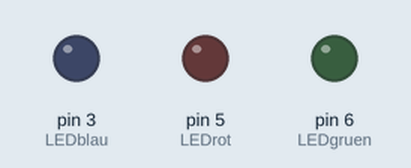
Simulated run of this sketch. Board: Arduino Uno, built with avr-gcc and run on an emulated ATmega328P. Shown: output pins drawn as LEDs (lit = HIGH). Random numbers use the default seed unless the sketch sets one.

Above: at 0.12 s.
At 4.87 s:
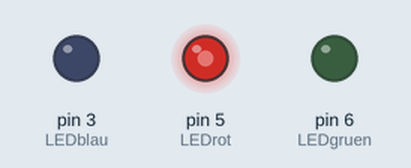
At 9.62 s:
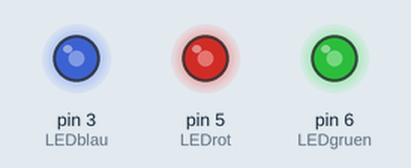
At 19.87 s:
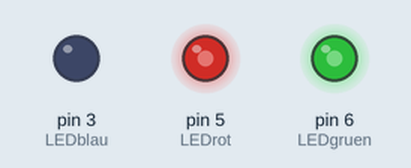
At 39.63 s:
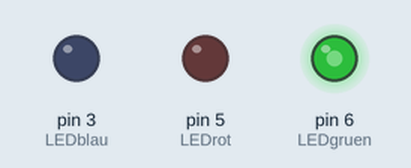
Timing chart, 0 to 40.0 s (numbered marks = the images above):
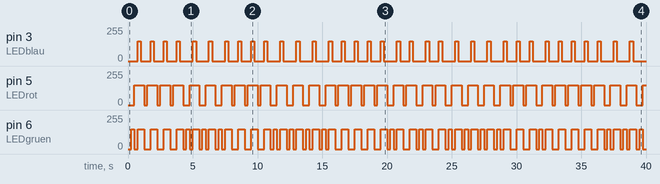

Measured:
- by itself, pin 3 (LEDblau), pin 5 (LEDrot): moves between 0/255 and 150/255, repeating every 15.8 s
- by itself, pin 6 (LEDgruen): 0/255 → 150/255 at 0.25 s, → 0/255 0.25 s later, → 150/255 0.25 s later, → 0/255 0.50 s later, … (106 changes in this stretch)

The sketch:

sketch_winterlandschaft.ino
```cpp
int LEDblau=3;
int LEDrot=5;
int LEDgruen = 6;
int p=250;//P ist die Pausendauer von 0,25 Sekunden
int brightness1a=150; //Brightness definiert die Helligkeit, mit der die RGB Led leuchten soll.
int brightness1b=150;
int brightness1c=150;
int dunkel=0; //Mit dunkel ist eine Induktionsspannung von 0V festgelegt, sodass die RGB nicht mehr leuchtet.
int randNumber; //hier wird ein Zufallsgenerator integriert
int y=250; //y hat die gleiche Bedeutung wie P


void setup()
{
pinMode (LEDblau, OUTPUT);//hier wird festgelegt, dass die Anschlüsse Outputs sind
pinMode (LEDgruen, OUTPUT);
pinMode (LEDrot, OUTPUT);
randomSeed(analogRead(0));
}

void loop()
{
    randNumber=random(4);
  delay (p);
  if(randNumber<2){
    analogWrite(LEDgruen, brightness1a);
    delay (y);
    analogWrite(LEDgruen, dunkel);
      }
  if(randNumber=2){
    analogWrite(LEDrot, brightness1a);
    delay(y);
    analogWrite(LEDrot, dunkel);
  }
  if(randNumber=3){
    analogWrite(LEDrot, brightness1a);
    analogWrite(LEDgruen, brightness1a);
    analogWrite(LEDblau,brightness1a);
    delay(y);
    analogWrite(LEDrot, dunkel);
    analogWrite(LEDgruen, dunkel);
    analogWrite(LEDblau, dunkel);
      }
    if(randNumber=4){
      analogWrite(LEDrot, brightness1a);
      analogWrite(LEDgruen, brightness1a);
      delay(y);
      analogWrite(LEDrot, dunkel);
      analogWrite(LEDgruen, dunkel);
    }
  }
```
